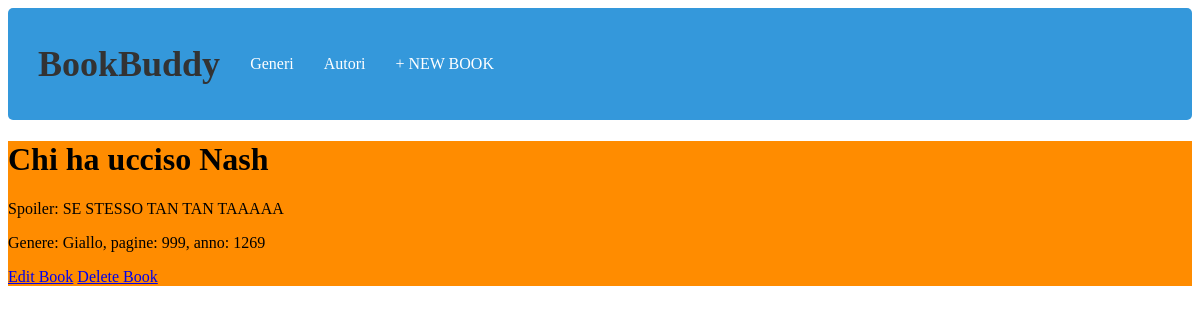
Screenshot of /book_detail/chi-ha-ucciso-nash/ (signed in) with the database file from the repository.
### book/models.py (models this page shows, shortened)
class Book(models.Model):
    genere = models.CharField(max_length=100, null=True)
    title = models.CharField(max_length=100)
    author = models.ForeignKey(Autore,
                               on_delete=models.CASCADE,
                               default=None,
                               null=True)
    year = models.IntegerField(default="2024")
    pages = models.IntegerField(default="0")
    body = models.TextField(default="No body available")
    slug = models.SlugField(default="")

### book/views.py (the view)
# urls.py: path('book_detail/<slug:slug>/', BookDetailView.as_view(), name='dettagli'),
class BookDetailView(LoginRequiredMixin, DetailView):
    model = Book
    template_name = 'dettagli.html'

### templates/dettagli.html
{% extends "base.html" %}
{% load static %}
{% block extra_css %}
    <link rel="stylesheet" href="{% static 'css/commedia.css' %}">
{% endblock %}
{% block content %}
<h1>{{ object.title }}</h1>
<p>{{ object.body }}</p>
<p>Genere: {{ object.genere }}, pagine: {{ object.pages }}, anno: {{ object.year }}</p>
<div>
    <a href="{% url 'editbook' object.pk %}">Edit Book</a>
    <a href="{% url 'deletebook' object.pk %}">Delete Book</a>
</div>
{% endblock content %}

### static/css/base.css (style rules this page uses)
div { background-color: darkorange; }

### rows the page displays
Book: title "Chi ha ucciso Nash", body "Spoiler: SE STESSO TAN TAN TAAAAA", genere "Giallo", pages "999", year "1269"
